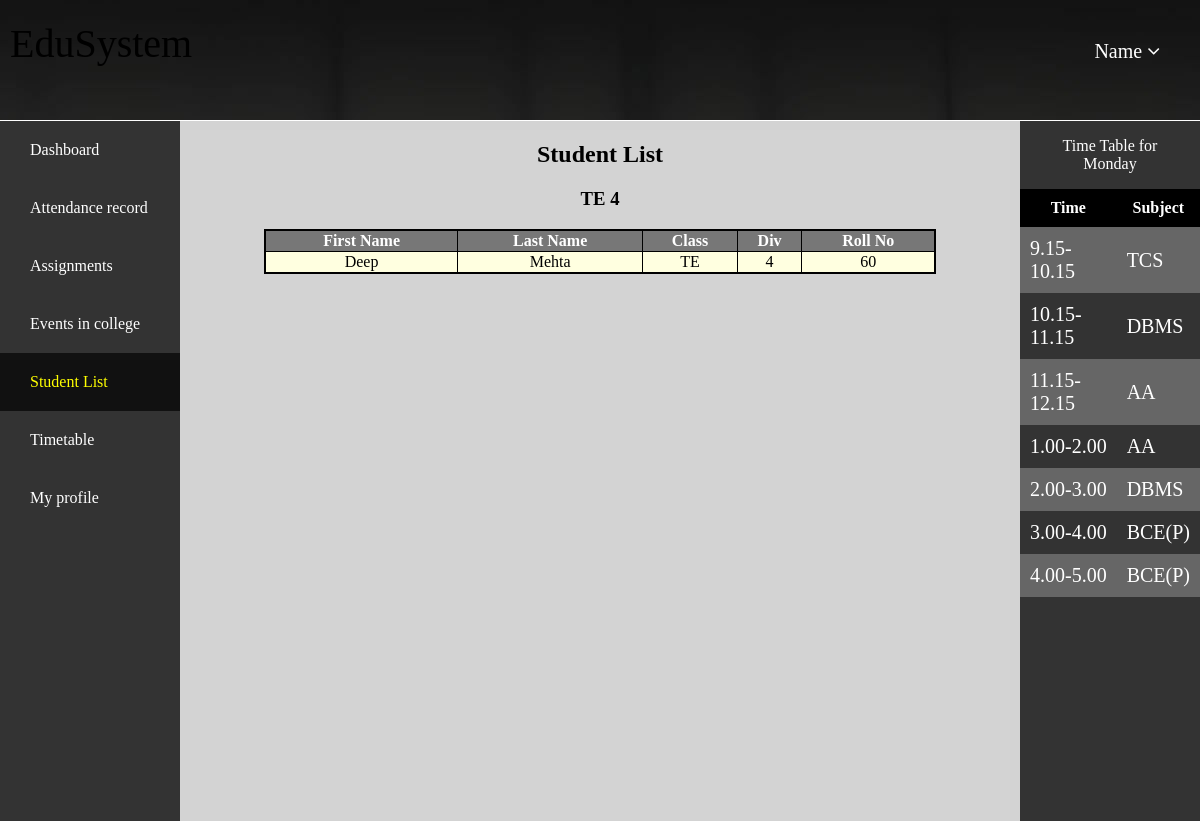
Page /home.php?page=list.php (signed in) on the earlier database version.
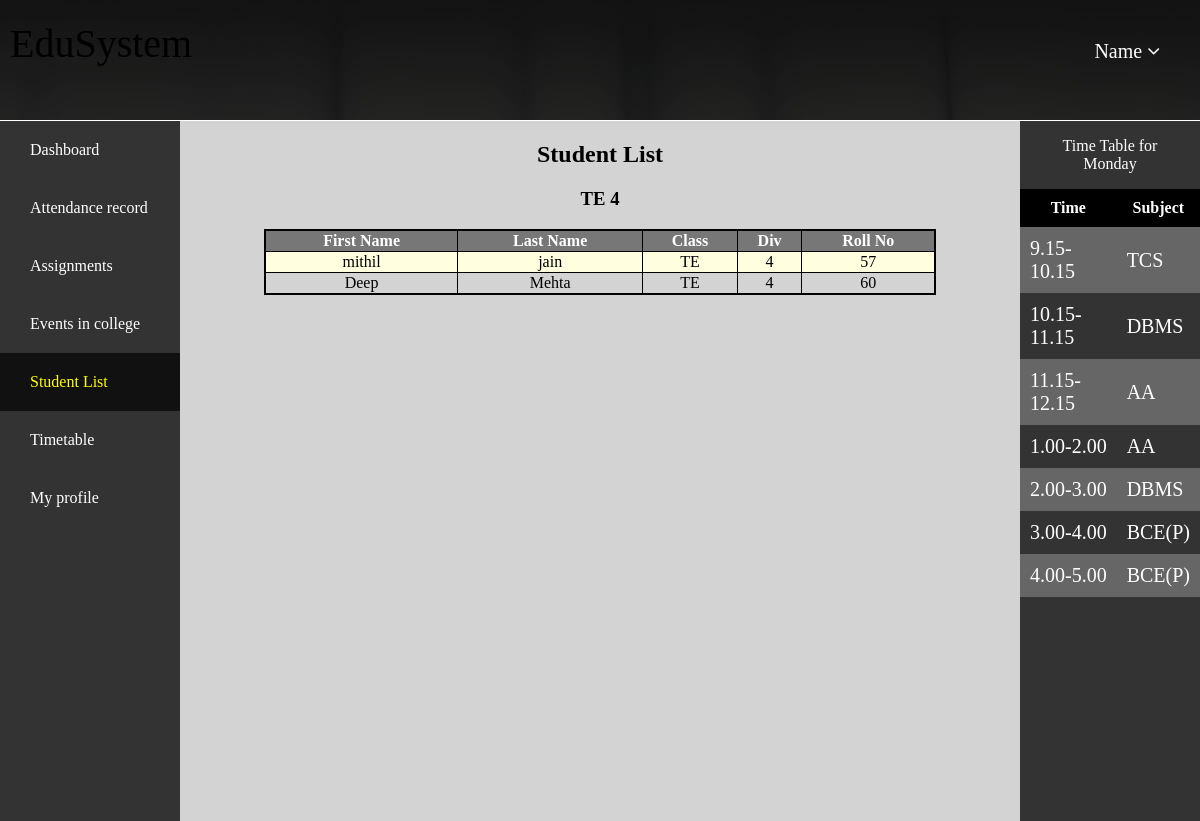
Same page on the later database version.
### tables this page shows
CREATE TABLE `profile` (
  `UserId` varchar(15) NOT NULL,
  `Fname` text NOT NULL,
  `Lname` text NOT NULL,
  `RegNo` int(5) NOT NULL,
  `Class` varchar(2) NOT NULL,
  `Division` int(1) NOT NULL,
  `RollNo` int(2) NOT NULL,
  `MobNo` bigint(10) NOT NULL,
  `Addr` varchar(50) NOT NULL,
  `Pass` varchar(32) NOT NULL DEFAULT 'sakec',
  `S1` int(2) NOT NULL DEFAULT '0',
  `S1t` int(2) NOT NULL DEFAULT '0',
  `S2` int(2) NOT NULL DEFAULT '0',
  `S2t` int(2) NOT NULL DEFAULT '0',
  `S3` int(2) NOT NULL DEFAULT '0',
  `S3t` int(2) NOT NULL DEFAULT '0',
  `S4` int(2) NOT NULL DEFAULT '0',
  `S4t` int(2) NOT NULL DEFAULT '0',
  `S5` int(2) DEFAULT '0',
  `S5t` int(2) NOT NULL DEFAULT '0',
  `Attended` int(2) AS (S1+S2+S3+S4+S5) VIRTUAL,
  `Total` int(2) AS (S1t+S2t+S3t+S4t+S5t) VIRTUAL,
  `Percent` decimal(4,2) AS ((S1+S2+S3+S4+S5)*100/(S1t+S2t+S3t+S4t+S5t)) VIRTUAL
);

### home.php (the view, shortened to what the changed rows need)
<html>
<head>
    <link rel="stylesheet" type="text/css" href="Addons/home.css">
    <link rel="stylesheet" href="https://cdnjs.cloudflare.com/ajax/libs/font-awesome/4.7.0/css/font-awesome.min.css">
</head>
<body>
    <div class="flex-container">
        <div class="maincontent">
            <?php
                if (isset($_GET['page'])&&$_GET['page']!=""){
                    include $_GET['page'];
                }
                else {
                    include 'dashboard.php';
                }
            ?>
        </div>
        <?php
            $user = 'student';
            $pass = 'sakec';
            $db = 'students';
            $conn = new mysqli('localhost', $user, $pass, $db) or die("Unable to connect to server".$db);
            $get_all = "select * from timetable";
            $data = mysqli_query($conn, $get_all) or die("No records found.");
            $day = date('l');
            echo '<div class="asideright">
                <div class="iasideright">
                        <p class="tthead" align="center">Time Table for <br>'.$day.' </p>
                        <table class="asiderighttable" >
                            <tr>
                                <th>Time</th>
                                <th>Subject</th>
                            </tr>';
                            $row = mysqli_fetch_assoc($data);
                            echo '
                            <tr>
                                <td>4.00-5.00</td>
                                <td>'.$row[$day].'</td>
                            </tr>
                    </table>
                </div>
            </div>';
        ?>
    </div>
</body>
</html>

### get_profile.php (shortened to what the changed rows need)
<!DOCTYPE html>
<html lang="en">
<head>
	<link rel="stylesheet" href="Addons/profile.css">
</head>
<body>
	<h2>Student List</h2>
	<?php
		$user = 'student';
		$pass = 'sakec';
		$db = 'students';
		$conn = new mysqli('localhost', $user, $pass, $db) or die("Unable to connect to server".$db);
		$fetchdiv = "select * from profile where UserId=\"".$_SESSION['name']."\"";
		$temp = mysqli_query($conn, $fetchdiv) or die("Record not found.");
		$div = mysqli_fetch_assoc($temp);
		echo "<h3>TE ".$div['Division']."</h3>";
		$get_all = "select Fname, Lname, Class, Division, RollNo from profile where UserId!=\"0\" and Division=".$div['Division']." order by RollNo";
		$data = mysqli_query($conn, $get_all) or die("No records found.");
		echo "<div class=\"table\"><table><tr><th>First Name</th><th>Last Name</th><th>Class</th><th>Div</th><th>Roll No</th>";
		while($row = mysqli_fetch_assoc($data)) {
			echo "<tr><td>".$row["Fname"]."</td><td>".$row["Lname"]."</td><td>".$row["Class"]."</td><td>".$row["Division"]."</td><td>".$row["RollNo"]."</td></tr>";
		}
		echo "</table></div>";
	?>
</body>
</html>

Differences in the rows shown:
added profile: Fname "mithil", Lname "jain", Class "TE", Division "4", RollNo "57"
